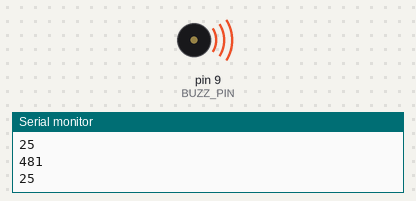
Bench run of a sketch on a simulated Arduino Uno, built with avr-gcc and run on an emulated ATmega328P. On the bench: buzzer (waves = sounding), the last lines printed to the serial monitor. Random numbers use the default seed unless the sketch sets one.

Above: at 0.1 s.
At 0.6 s:
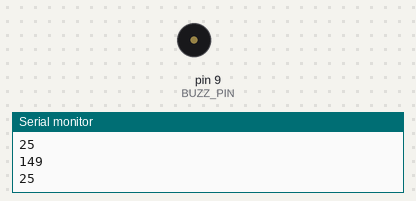
Timing chart, 0 to 2.1 s (numbered marks = the images above):
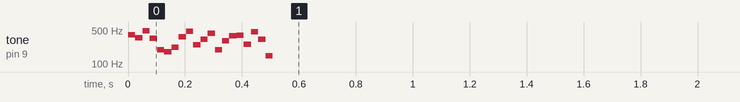

The sketch:

tone_test1.ino
```cpp
#include "pitches.h"  // must include open source pitches.h found online in libraries folder or make a new tab => https://www.arduino.cc/en/Tutorial/toneMelody
#define BUZZ_PIN 9

void setup() {

  Serial.begin(9600);
  // randomSeed(analogRead(0));
  pinMode(BUZZ_PIN, OUTPUT);
  //launch
  // for(long freqIn = 200; freqIn < 500; freqIn = freqIn + 2){
  //   tone(BUZZ_PIN, freqIn,10);
  // }
  // delay(10);

  // life lost test
  // long blow1;
  // long blow2;
  // long start_f = 300;
  // long stop_f = 50;

  // int i = -1;
  // long duration = 500;

  // long steps = 10;
  // long top = 1700;
  // long bottom = 100;
  // long offset_top = 300;
  // long offset_bottom = 20;
  // long offset_range = (offset_top - offset_bottom);
  // long offset_decr = offset_range / steps;
  // long offset = offset_top;
  // long range = (top - bottom);
  // long del = duration / steps;
  // long decr = range / steps;
  // long center = top;

  // for(int k = 0; k < steps; k++){
  //   long freq = center + i * offset;
  //   long duration = del;
  //   Serial.println(freq);
  //   Serial.println(duration);
  //   tone(BUZZ_PIN, freq, duration);
  //   delay(del);
  //   i *= i;
  //   center -= decr;
  //   offset -= offset_decr;
  // }

  // delay(2000);

  // randomly generated explosion sound
  randomSeed(500);
  Serial.println("-----random explosion------");
  int numSteps = 20;
  int totalDurationMsec = 500;
  int waitTime = totalDurationMsec / numSteps;

  for(int k = 0; k < numSteps; k++){
    int blow1 = random(100,500);
    // blow2 = random(5,10);
    tone(BUZZ_PIN, blow1, waitTime);
    delay(waitTime);

    Serial.println(blow1);
    Serial.println(waitTime);
  }

  delay(2000);

  // Play coin sound
//  tone(BUZZ_PIN,NOTE_B5,100);
//  delay(100);
//  tone(BUZZ_PIN,NOTE_E6,850);
//  delay(800);
//  noTone(8);

//  delay(2000);  // pause 2 seconds
//
//  // Play 1-up sound
//  tone(BUZZ_PIN,NOTE_E6,125);
//  delay(130);
//  tone(BUZZ_PIN,NOTE_G6,125);
//  delay(130);
//  tone(BUZZ_PIN,NOTE_E7,125);
//  delay(130);
//  tone(BUZZ_PIN,NOTE_C7,125);
//  delay(130);
//  tone(BUZZ_PIN,NOTE_D7,125);
//  delay(130);
//  tone(BUZZ_PIN,NOTE_G7,125);
//  delay(125);
//  noTone(8);

//  delay(2000);  // pause 2 seconds
//
//  // Play Fireball sound
//  tone(BUZZ_PIN,NOTE_G4,35);
//  delay(35);
//  tone(BUZZ_PIN,NOTE_G5,35);
//  delay(35);
//  tone(BUZZ_PIN,NOTE_G6,35);
//  delay(35);
//  noTone(8);
//
//  delay(2000);  // pause 2 seconds

  //charge the missile
  // Serial.println("-----charge-----");
  // for(int chargingFrequency=0; chargingFrequency<50; chargingFrequency++){
  //   playFreq(300.251+(chargingFrequency*15), 15);
  // }
  // delay(500);
  // Serial.println("------fire------");
  // //fire the missile
  // for(int missileFired=0; missileFired<20; missileFired++){
  //   playFreq(800.251-(missileFired*15), 10);
  // }

  // delay(1000);
  // Serial.println("-------explosion-------");
  // //explosion sound of random frequencies choosen off the
  // //top of my head
  // playFreq(550, 40);
  // playFreq(404, 40);
  // playFreq(315, 40);
  // playFreq(494, 40);
  // playFreq(182, 40);
  // playFreq(260, 40);
  // playFreq(455, 40);
  // playFreq(387, 40);
  // playFreq(340, 40);
  // playFreq(550, 40);    //begin repeat of the frequencies just played
  // playFreq(404, 40);
  // playFreq(315, 40);
  // playFreq(494, 40);
  // playFreq(182, 40);
  // playFreq(260, 40);
  // playFreq(455, 40);
  // playFreq(387, 40);
  // playFreq(340, 40);

  // Serial.println("-------wah, wah, wah, wahwawawawa---------");
  // //wah, wah, wah, wahwawawawa
  // for(double wah=0; wah<4; wah+=6.541){
  //   playFreq(440+wah, 50);        //'A4' gliss to A#4
  // }
  // playFreq(466.164, 100);         //A#4
  // Serial.println("0");
  // Serial.println("80");
  // delay(80);
  // for(double wah=0; wah<5; wah+=4.939){
  //   playFreq(415.305+wah, 50);    //Ab4 gliss to A4
  // }
  // playFreq(440.000, 100);          //A4
  // Serial.println("0");
  // Serial.println("80");
  // delay(80);
  // for(double wah=0; wah<5; wah+=4.662){
  //   playFreq(391.995+wah, 50);    //G4 gliss to Ab4
  // }
  // playFreq(415.305, 100);          //Ab4
  // Serial.println("0");
  // Serial.println("80");
  // delay(80);
  // for(int j=0; j<7; j++){          //oscillate between G4 and Ab4
  //   playFreq(391.995, 70);         //G4
  //   playFreq(415.305, 70);         //Ab4
  // }


}

void loop() {
  // tone(BUZZ_PIN, map(analogRead(0), 0, 1023, 30, 5000));
  delay(10);
}

void playFreq(double freqHz, int durationMs){
  Serial.println(round(freqHz));
  Serial.println(durationMs);
  //Calculate the period in microseconds
  int periodMicro = int((1/freqHz)*1000000);
  int halfPeriod = periodMicro/2;

  //store start time
  int startTime = millis();

  //(millis() - startTime) is elapsed play time
  while((millis() - startTime) < durationMs){
      digitalWrite(BUZZ_PIN, HIGH);
      delayMicroseconds(halfPeriod);
      digitalWrite(BUZZ_PIN, LOW);
      delayMicroseconds(halfPeriod);
  }
}
```

pitches.h
```cpp
/*************************************************
 * Public Constants
 *************************************************/

#define NOTE_B0  31
#define NOTE_C1  33
#define NOTE_CS1 35
#define NOTE_D1  37
#define NOTE_DS1 39
#define NOTE_E1  41
#define NOTE_F1  44
#define NOTE_FS1 46
#define NOTE_G1  49
#define NOTE_GS1 52
#define NOTE_A1  55
#define NOTE_AS1 58
#define NOTE_B1  62
#define NOTE_C2  65
#define NOTE_CS2 69
#define NOTE_D2  73
#define NOTE_DS2 78
#define NOTE_E2  82
#define NOTE_F2  87
#define NOTE_FS2 93
#define NOTE_G2  98
#define NOTE_GS2 104
#define NOTE_A2  110
#define NOTE_AS2 117
#define NOTE_B2  123
#define NOTE_C3  131
#define NOTE_CS3 139
#define NOTE_D3  147
#define NOTE_DS3 156
#define NOTE_E3  165
#define NOTE_F3  175
#define NOTE_FS3 185
#define NOTE_G3  196
#define NOTE_GS3 208
#define NOTE_A3  220
#define NOTE_AS3 233
#define NOTE_B3  247
#define NOTE_C4  262
#define NOTE_CS4 277
#define NOTE_D4  294
#define NOTE_DS4 311
#define NOTE_E4  330
#define NOTE_F4  349
#define NOTE_FS4 370
#define NOTE_G4  392
#define NOTE_GS4 415
#define NOTE_A4  440
#define NOTE_AS4 466
#define NOTE_B4  494
#define NOTE_C5  523
#define NOTE_CS5 554
#define NOTE_D5  587
#define NOTE_DS5 622
#define NOTE_E5  659
#define NOTE_F5  698
#define NOTE_FS5 740
#define NOTE_G5  784
#define NOTE_GS5 831
#define NOTE_A5  880
#define NOTE_AS5 932
#define NOTE_B5  988
#define NOTE_C6  1047
#define NOTE_CS6 1109
#define NOTE_D6  1175
#define NOTE_DS6 1245
#define NOTE_E6  1319
#define NOTE_F6  1397
#define NOTE_FS6 1480
#define NOTE_G6  1568
#define NOTE_GS6 1661
#define NOTE_A6  1760
#define NOTE_AS6 1865
#define NOTE_B6  1976
#define NOTE_C7  2093
#define NOTE_CS7 2217
#define NOTE_D7  2349
#define NOTE_DS7 2489
#define NOTE_E7  2637
#define NOTE_F7  2794
#define NOTE_FS7 2960
#define NOTE_G7  3136
#define NOTE_GS7 3322
#define NOTE_A7  3520
#define NOTE_AS7 3729
#define NOTE_B7  3951
#define NOTE_C8  4186
#define NOTE_CS8 4435
#define NOTE_D8  4699
#define NOTE_DS8 4978
```
